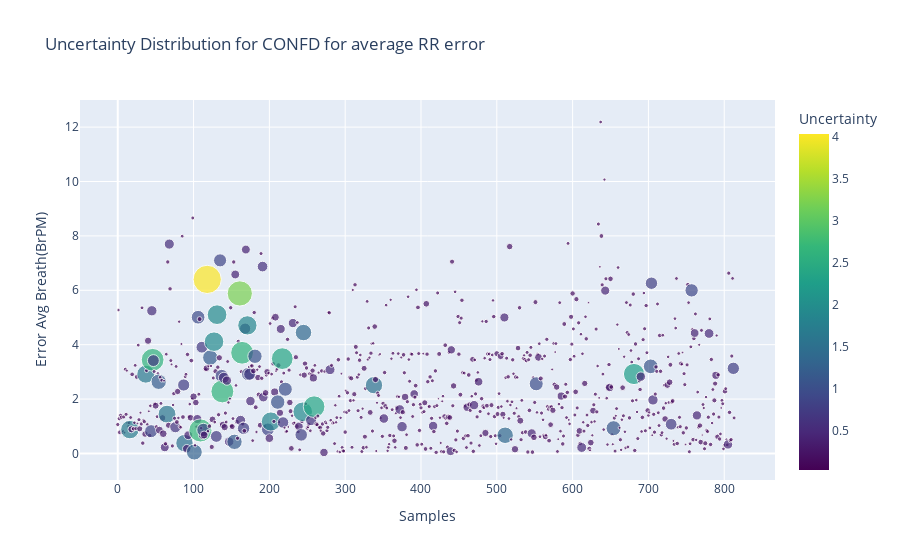
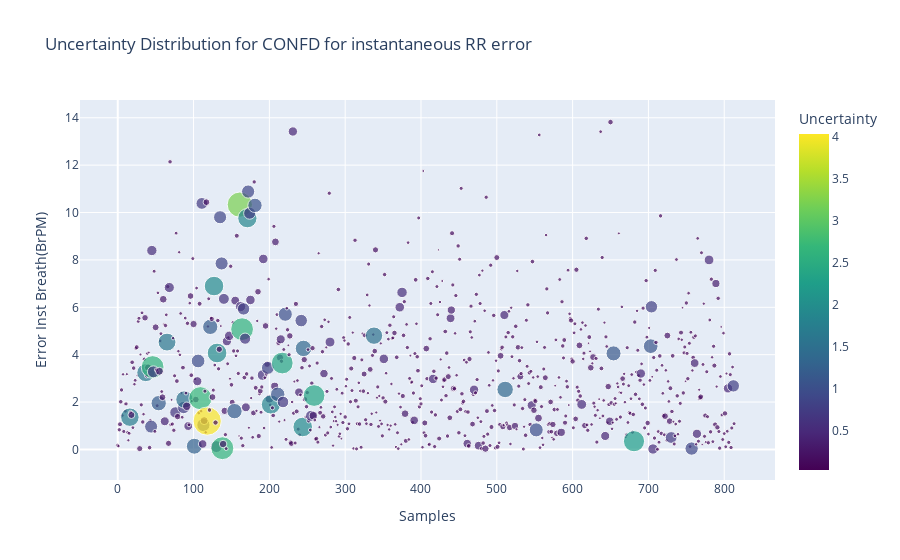

The notebook cell these images were saved under, in order:
### Code cell
if input_conf == 'confb':
    fig1 = px.scatter(data_confb,x = 'Samples', y="Absolute Error (BrPM)",title="Epistemic Uncertainty Distribution for "+input_conf.upper(),
                     color="Uncertainty", color_continuous_scale=px.colors.sequential.Viridis,size='Uncertainty')
    fig1.show()

if input_conf == 'confa':
    fig1 = px.scatter(data_confa,x = 'Samples', y="Absolute Error (BrPM)",title="Epistemic Uncertainty Distribution for "+input_conf.upper(),
                   color="Uncertainty", color_continuous_scale=px.colors.sequential.Viridis)
    fig1.show()

if input_conf == 'confd':
    fig1 = px.scatter(data_confd,x = 'Samples', y="Error Avg Breath(BrPM)",title="Uncertainty Distribution for "+input_conf.upper()+ " for average RR error" ,
                     color="Uncertainty", color_continuous_scale=px.colors.sequential.Viridis,size='Uncertainty')
    
    fig2 = px.scatter(data_confd,x = 'Samples', y="Error Inst Breath(BrPM)",title="Uncertainty Distribution for "+input_conf.upper()+ " for instantaneous RR error" ,
                     color="Uncertainty", color_continuous_scale=px.colors.sequential.Viridis,size='Uncertainty')
    fig1.show()
    fig2.show()
     

if input_conf == 'conff':
    fig1 = px.scatter(data_conff,x = 'Samples', y="Error Avg Breath(BrPM)",title="Uncertainty Distribution for "+input_conf.upper()+ " for average RR error" ,
                     color="Uncertainty", color_continuous_scale=px.colors.sequential.Viridis,size='Uncertainty')
    
    fig2 = px.scatter(data_conff,x = 'Samples', y="Error Inst Breath(BrPM)",title="Uncertainty Distribution for "+input_conf.upper()+ " for instantaneous RR error" ,
                     color="Uncertainty", color_continuous_scale=px.colors.sequential.Viridis,size='Uncertainty')
    fig1.show()
    fig2.show()
    
if input_conf == 'confc':
    fig1 = px.scatter(data_confc,x = 'Samples', y="Error Avg Breath(BrPM)",title="Uncertainty Distribution for "+input_conf.upper()+ " for average RR error" ,
                     color="Uncertainty", color_continuous_scale=px.colors.sequential.Viridis)
    
    fig2 = px.scatter(data_confc,x = 'Samples', y="Error Inst Breath(BrPM)",title="Uncertainty Distribution for "+input_conf.upper()+ " for instantaneous RR error" ,
                     color="Uncertainty", color_continuous_scale=px.colors.sequential.Viridis)
    fig1.show()
    fig2.show()
    
if input_conf == 'confe':
    fig1 = px.scatter(data_confe,x = 'Samples', y="Error Avg Breath(BrPM)",title="Uncertainty Distribution for "+input_conf.upper()+ " for average RR error" ,
                     color="Uncertainty", color_continuous_scale=px.colors.sequential.Viridis)
    
    fig2 = px.scatter(data_confe,x = 'Samples', y="Error Inst Breath(BrPM)",title="Uncertainty Distribution for "+input_conf.upper()+ " for instantaneous RR error" ,
                     color="Uncertainty", color_continuous_scale=px.colors.sequential.Viridis)
    fig1.show()
    fig2.show()

### Figure 1 — Plotly figure (JSON) as saved in the notebook; plotly's stock layout.template omitted (floating-point values rounded to 4 significant figures; data arrays with more than 128 entries replaced by an {"elided": "..."} marker saying what was removed)
{"data": [{"hovertemplate": "Samples=%{x}<br>Error Avg Breath(BrPM)=%{y}<br>Uncertainty=%{marker.color}<extra></extra>", "legendgroup": "", "marker": {"color": {"elided": "814 float values"}, "coloraxis": "coloraxis", "size": {"elided": "814 float values"}, "sizemode": "area", "sizeref": 0.01008, "symbol": "circle"}, "mode": "markers", "name": "", "orientation": "v", "showlegend": false, "type": "scatter", "x": {"elided": "814 int values"}, "xaxis": "x", "y": {"elided": "814 float values"}, "yaxis": "y"}], "layout": {"coloraxis": {"colorbar": {"title": {"text": "Uncertainty"}}, "colorscale": [[0, "#440154"], [0.1111, "#482878"], [0.2222, "#3e4989"], [0.3333, "#31688e"], [0.4444, "#26828e"], [0.5556, "#1f9e89"], [0.6667, "#35b779"], [0.7778, "#6ece58"], [0.8889, "#b5de2b"], [1, "#fde725"]]}, "legend": {"itemsizing": "constant", "tracegroupgap": 0}, "title": {"text": "Uncertainty Distribution for CONFD for average RR error"}, "xaxis": {"anchor": "y", "domain": [0, 1], "title": {"text": "Samples"}}, "yaxis": {"anchor": "x", "domain": [0, 1], "title": {"text": "Error Avg Breath(BrPM)"}}}}

### Figure 2 — Plotly figure (JSON) as saved in the notebook; plotly's stock layout.template omitted (floating-point values rounded to 4 significant figures; data arrays with more than 128 entries replaced by an {"elided": "..."} marker saying what was removed)
{"data": [{"hovertemplate": "Samples=%{x}<br>Error Inst Breath(BrPM)=%{y}<br>Uncertainty=%{marker.color}<extra></extra>", "legendgroup": "", "marker": {"color": {"elided": "814 float values"}, "coloraxis": "coloraxis", "size": {"elided": "814 float values"}, "sizemode": "area", "sizeref": 0.01008, "symbol": "circle"}, "mode": "markers", "name": "", "orientation": "v", "showlegend": false, "type": "scatter", "x": {"elided": "814 int values"}, "xaxis": "x", "y": {"elided": "814 float values"}, "yaxis": "y"}], "layout": {"coloraxis": {"colorbar": {"title": {"text": "Uncertainty"}}, "colorscale": [[0, "#440154"], [0.1111, "#482878"], [0.2222, "#3e4989"], [0.3333, "#31688e"], [0.4444, "#26828e"], [0.5556, "#1f9e89"], [0.6667, "#35b779"], [0.7778, "#6ece58"], [0.8889, "#b5de2b"], [1, "#fde725"]]}, "legend": {"itemsizing": "constant", "tracegroupgap": 0}, "title": {"text": "Uncertainty Distribution for CONFD for instantaneous RR error"}, "xaxis": {"anchor": "y", "domain": [0, 1], "title": {"text": "Samples"}}, "yaxis": {"anchor": "x", "domain": [0, 1], "title": {"text": "Error Inst Breath(BrPM)"}}}}
